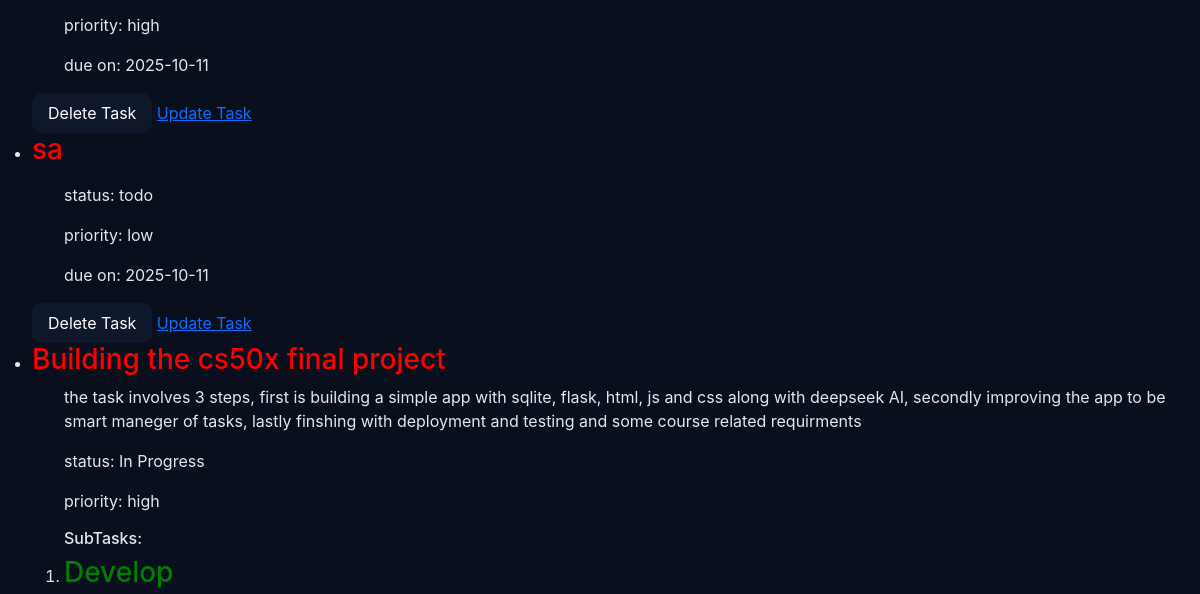
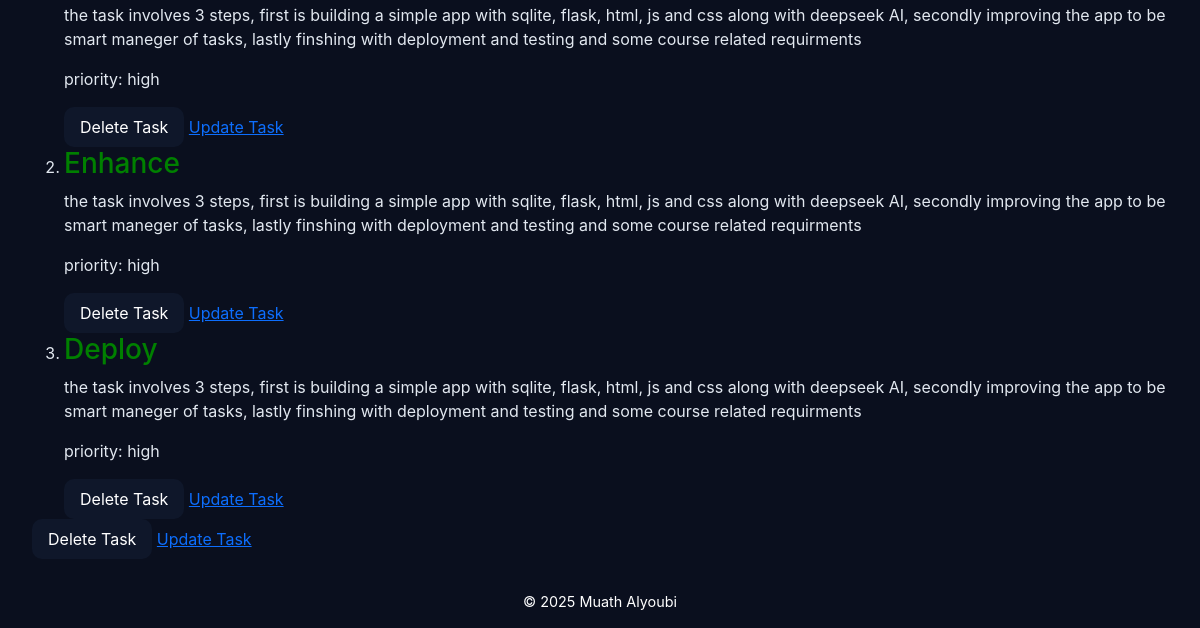
/tasks (signed in, lower part), run on an earlier commit of the app's database (2 pictures, top to bottom).
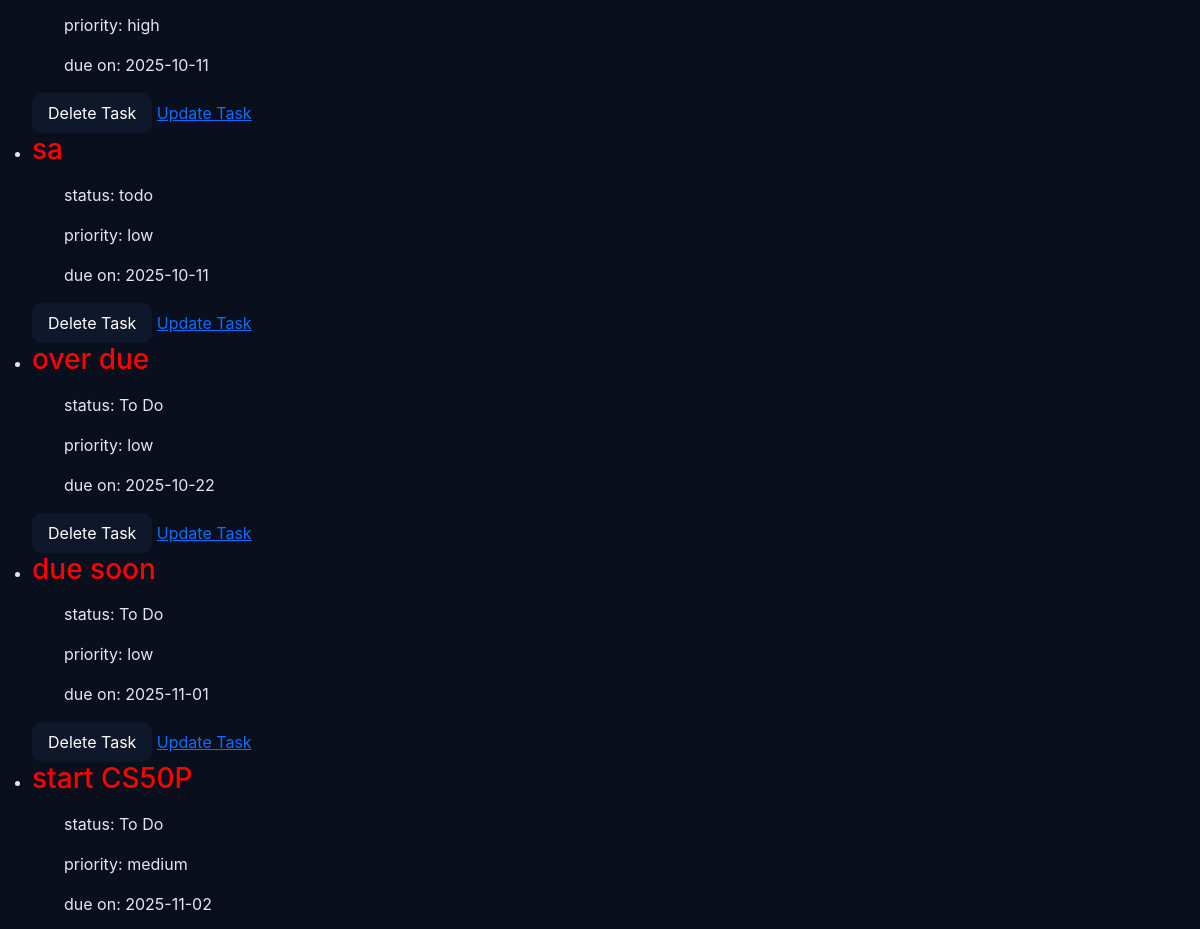
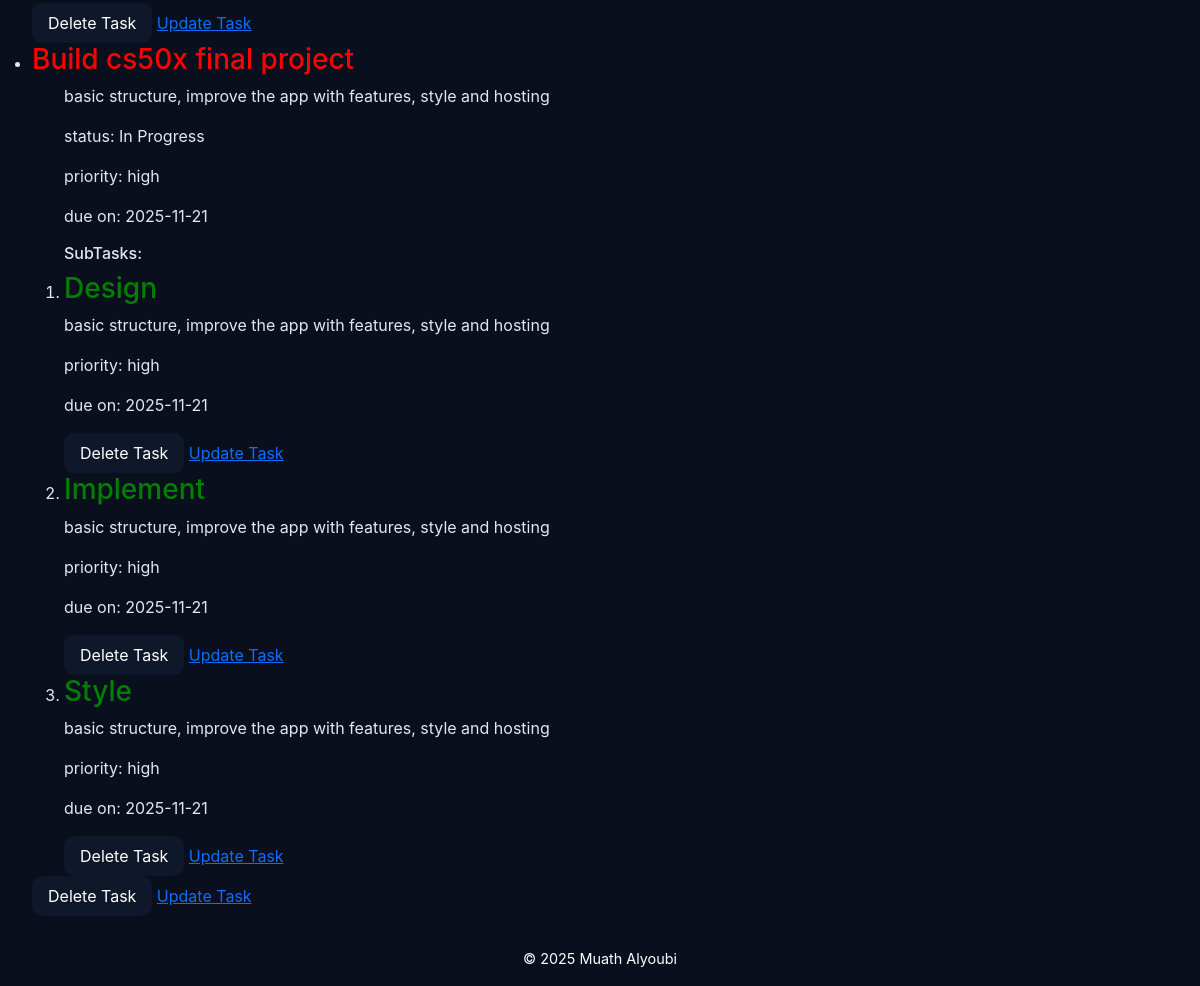
And on a later commit of the database (2 pictures, top to bottom).
### tables this page shows
CREATE TABLE tasks(
                id INTEGER PRIMARY KEY AUTOINCREMENT NOT NULL,
                title TEXT NOT NULL,
                user_id INTEGER NOT NULL,
                description TEXT,
                status TEXT NOT NULL DEFAULT 'To Do',
                created_at TIMESTAMP DEFAULT CURRENT_TIMESTAMP, 
                priority TEXT NOT NULL, 
                due_date DATE, parent_id INTEGER DEFAULT NULL,  
                FOREIGN KEY (user_id) REFERENCES users(id) ON DELETE CASCADE
                );

### app.py (the view)
@app.route("/tasks")
@login_required
def tasks():
    tasks =  get_tasks_by_user(session["user_id"])
    subtasks = get_subtasks(session["user_id"])
    return render_template("tasks.html", tasks=tasks,  subtasks=subtasks)

### db.py (called while the page is built)
def get_db():
    if "db" not in g:
        g.db = sqlite3.connect(
            DATABASE,
            detect_types=sqlite3.PARSE_DECLTYPES,
            check_same_thread=False
        )
        g.db.row_factory = sqlite3.Row
    return g.db

def get_tasks_by_user(user_id):
    db = get_db()
    return db.execute(
        f"""SELECT * FROM tasks WHERE user_id = ? {oredr_state}
        """,(user_id,)).fetchall()

def get_subtasks(user_id):
    db = get_db()
    return db.execute(
        "SELECT * FROM tasks WHERE user_id = ? AND parent_id IS NOT NULL ORDER BY parent_id",
        (user_id,)).fetchall()

### helpers.py (called while the page is built)
def login_required(f):
    @wraps(f)
    def decorated_function(*args, **kwargs):
        if session.get("user_id") is None:
            return redirect(url_for('login', next=request.url))
        return f(*args, **kwargs)
    return decorated_function

### templates/tasks.html (shortened to what this page needs)
{% extends "layout.html" %}
{% block body %}
    <main>
        <section id="tasks">
            <ul>
                {% for task in tasks %}
                    {% if task.parent_id is none %}
                        <li>
                            <h3 style="color: red;">{{ task.title }}</h3>
                            <ul>
                                <p>{{ task.description }}</p>
                                <p>status: {{ task.status }}</p>
                                <p>priority: {{ task.priority }}</p>
                                {% if task.due_date is not none %}
                                    <p>due on: {{ task.due_date }}</p>
                                {% endif %}
                            </ul>
                                {% set ns = namespace(printed=false) %}
                                <ol>
                                {% for sub in subtasks %}
                                    {% if sub.parent_id == task.id %}
                                        {% if not ns.printed %}
                                            <h6>SubTasks:</h6>
                                            {% set ns.printed = true %}
                                        {% endif %}
                                    <li>
                                        <h3 style="color: green;">{{ sub.title }}</h3>
                                        <p>{{ task.description }}</p>
                                        <p>priority: {{ task.priority }}</p>
                                        {% if task.due_date is not none %}
                                            <p>due on: {{ task.due_date }}</p>
                                        {% endif %}
                                        <button onclick="deleteTask('{{ task.id }}')" id="delete-task">Delete Task</button>
                                        <a href="{{ url_for('editTask', id=sub.id) }}" id="update-task">Update Task</a>
                                    </li>
                                    {% endif %}
                            {% endfor %}
                            </ol>
                            <button onclick="deleteTask('{{ task.id }}')" id="delete-task">Delete Task</button>
                            <a href="{{ url_for('editTask', id=task.id) }}" id="update-task">Update Task</a>
                        </li>
                    {% endif %}
                {% endfor %}
            </ul>
        </section>
    </main>
{% endblock %}

### templates/layout.html (shortened to what this page needs)
<!DOCTYPE html>
<html lang="en">
    <head>
        <link href="https://getbootstrap.com/docs/5.3/assets/css/docs.css" rel="stylesheet">
        <link href="https://cdn.jsdelivr.net/npm/bootstrap@5.3.8/dist/css/bootstrap.min.css" rel="stylesheet">
        <link rel="stylesheet" href="{{ url_for('static', filename='css/theme.css') }}">
        <link rel="stylesheet" href="{{ url_for('static', filename='css/style.css') }}">
    </head>
    <body>
        {% block body %}{% endblock %}
        <footer>
            &copy; 2025 Muath Alyoubi
        </footer>
    </body>
</html>

### static/css/theme.css (style rules this page uses)
:root { --primaray-color: #00b4d8; --secondary-color: #0f172a; --accent-color: #0ea5e9; --success-color: #22c55e; --warning-color: #facc15; --danger-color: #ef4444; --general-color: #64748b; --back-main: #0a0f1e; --back-card: #273242; --back-nav: #0a1126; --backCol-todo: linear-gradient(135deg, #083b4f, #0f5670); --backCol-progress: linear-gradient(135deg, #6f5610, #9a6a12); --backCol-done: linear-gradient(135deg, #0d4b33, #177044); --border-todo: #3b82f6; --border-progress: #f59e0b; --border-done: #10b981; --text-main: #e2e8f0; --text-light: #ffffff; --text-gray: #94a3b8; --border-color: #1e293b; --shadow-strong: 0 8px 25px rgba(0, 255, 255, 0.12); --shadow-soft: 0 4px 10px rgba(0, 255, 255, 0.06); --radius-large: 14px; --radius-medium: 10px; --radius-small: 6px; --trans-fast: 0.2s ease-in-out; --trans-med: 0.4s ease-in-out; --primary-gradient: linear-gradient(145deg, #00b4d8, #0ea5e9); --nav-gradient: linear-gradient(145deg, #0a1126, #0f1b35); --card-gradient: linear-gradient(145deg, #0f172a, #1e293b); }
body { font-family: "Inter", "Segoe UI", Roboto, sans-serif; background-color: var(--back-main); color: var(--text-main); margin: 0; transition: background-color var(--trans-med); }
button { background-color: var(--secondary-color); color: var(--text-light); border: none; border-radius: var(--radius-medium); padding: 0.5rem 1rem; cursor: pointer; transition: background-color var(--trans-fast), transform var(--trans-fast); }
footer { background-color: var(--nav-gradient); color: var(--text-light); text-align: center; padding: 1rem; font-size: 0.9rem; }

What changed in the data, as far as the page shows it:
removed tasks: title "Building the cs50x final project", description "the task involves 3 steps, first is building a simple app with sqlite, flask, html, js and css along with deepseek AI, secondly improving the app to be smart maneger of tasks, lastly finshing with deployment and testing and some course related requirments", status "In Progress", priority "high"
removed tasks: shows "SubTasks:", title "Develop", shown under "Building the cs50x final project"
removed tasks: title "Enhance", shown under "Building the cs50x final project"
removed tasks: title "Deploy", shown under "Building the cs50x final project"
added tasks: title "over due", status "To Do", priority "low", due_date "2025-10-22"
added tasks: title "due soon", status "To Do", priority "low", due_date "2025-11-01"
added tasks: title "start CS50P", status "To Do", priority "medium", due_date "2025-11-02"
added tasks: title "Build cs50x final project", description "basic structure, improve the app with features, style and hosting", status "In Progress", priority "high", due_date "2025-11-21"
added tasks: shows "SubTasks:", title "Design", shown under "Build cs50x final project"
added tasks: title "Implement", shown under "Build cs50x final project"
added tasks: title "Style", shown under "Build cs50x final project"
